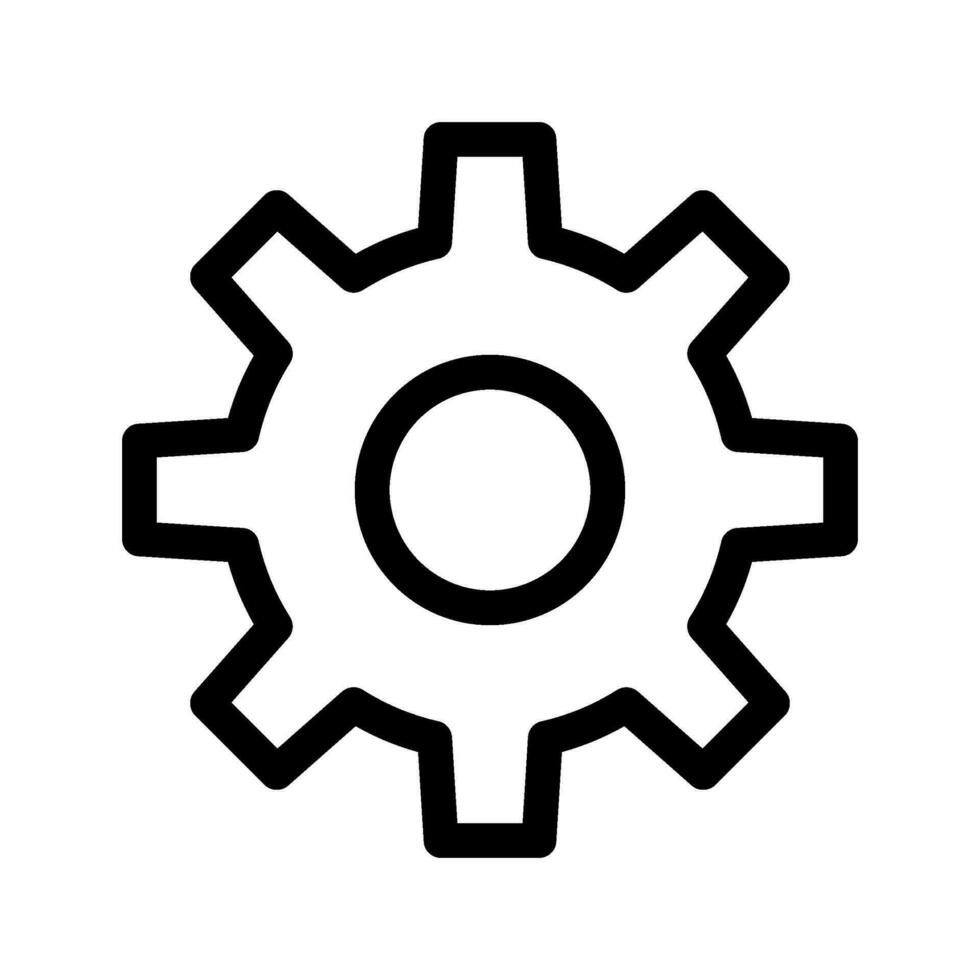
#> input picture old_code/settings.jpg, 980 x 980 px
$ python scripty.py
#> lines starting #> are read from the running program, lines starting #| are printed output that depends on the picture
from PIL import Image

img = Image.open("settings.jpg").resize((240, 240)).convert("RGB")
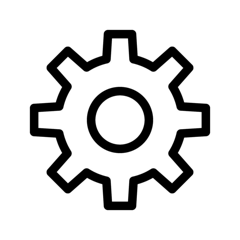
#> img: PIL image 240x240 RGB; min 0, max 255, mean 219.5
#img = img.rotate(-90, expand=True)  # rotate clockwise

with open("setting.raw", "wb") as f:
    for y in range(240):
        for x in range(240):
            r, g, b = img.getpixel((x, y))
            rgb565 = ((r & 0xF8) << 8) | ((g & 0xFC) << 3) | (b >> 3)
            f.write(rgb565.to_bytes(2, 'big'))
